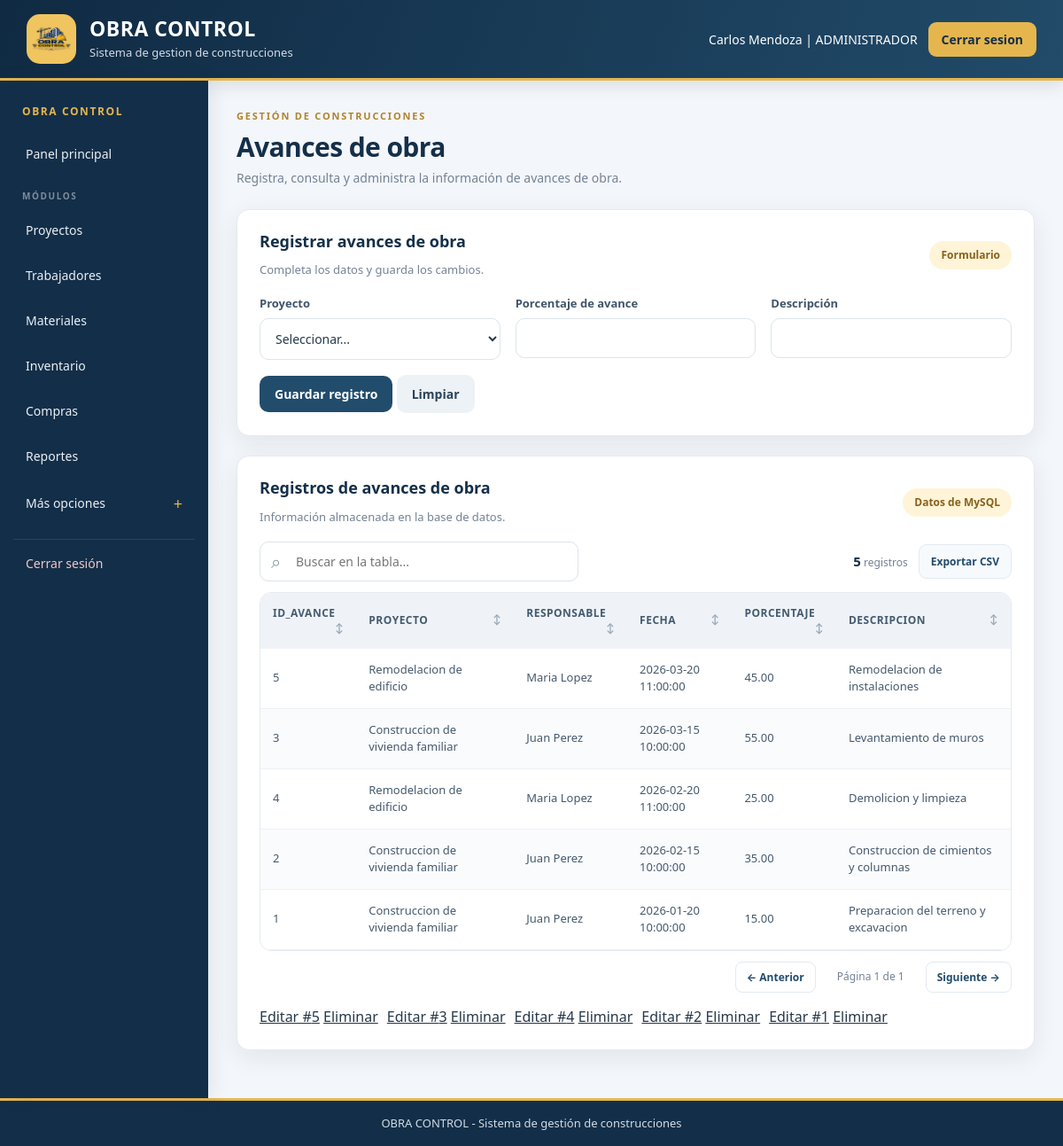
Page /administrador/avances.php (signed in) on the committed database.
### tables this page shows
CREATE TABLE avance_obra (
    id_avance INT UNSIGNED AUTO_INCREMENT PRIMARY KEY,
    id_proyecto INT UNSIGNED NOT NULL,
    id_usuario INT UNSIGNED NOT NULL,
    fecha DATETIME DEFAULT CURRENT_TIMESTAMP,
    porcentaje DECIMAL(5,2) NOT NULL,
    descripcion VARCHAR(250) NOT NULL,

    CONSTRAINT chk_avance_porcentaje
    CHECK (porcentaje >= 0 AND porcentaje <= 100),

    CONSTRAINT fk_avance_proyecto
    FOREIGN KEY (id_proyecto)
    REFERENCES proyecto(id_proyecto),

    CONSTRAINT fk_avance_usuario
    FOREIGN KEY (id_usuario)
    REFERENCES usuario(id_usuario)
);

CREATE TABLE proyecto (
    id_proyecto INT UNSIGNED AUTO_INCREMENT PRIMARY KEY,
    id_encargado INT UNSIGNED NOT NULL,
    nombre VARCHAR(120) NOT NULL,
    ubicacion VARCHAR(200) NOT NULL,
    fecha_inicio DATE NOT NULL,
    fecha_fin DATE,
    estado VARCHAR(30) NOT NULL DEFAULT 'PLANIFICADO',

    CONSTRAINT chk_proyecto_fechas
    CHECK (fecha_fin IS NULL OR fecha_fin >= fecha_inicio),

    CONSTRAINT fk_proyecto_encargado
    FOREIGN KEY (id_encargado)
    REFERENCES trabajador(id_trabajador)
);

CREATE TABLE usuario (
    id_usuario INT UNSIGNED AUTO_INCREMENT PRIMARY KEY,
    nombre VARCHAR(100) NOT NULL,
    correo VARCHAR(150) NOT NULL UNIQUE,
    password VARCHAR(255) NOT NULL,
    rol VARCHAR(30) NOT NULL,
    estado VARCHAR(20) NOT NULL DEFAULT 'ACTIVO'
);

### administrador/avances.php (the view, shortened to what this page needs)
<?php
require_once '../conexion.php';
require_once '../funciones.php';
$registro_editar = null;
$resultado = $conn->query("SELECT a.id_avance,p.nombre AS proyecto,u.nombre AS responsable,a.fecha,a.porcentaje,a.descripcion FROM avance_obra a INNER JOIN proyecto p ON a.id_proyecto=p.id_proyecto INNER JOIN usuario u ON a.id_usuario=u.id_usuario ORDER BY a.fecha DESC");
?>
<!DOCTYPE html>
<html lang="es">
<head>
    <link rel="stylesheet" href="../css/estilo.css">
</head>
<body>
    <?php include '../encabezado.php';
    include '../menu.php'; ?>
    <section class="titulo-pagina"><span class="sobre-titulo">GESTIÓN DE CONSTRUCCIONES</span>
        <h2 class="titulo-seccion">Avances de obra</h2>
        <p>Registra, consulta y administra la información de avances de obra.</p>
    </section>
    <section class="tarjeta">
        <div class="encabezado-tabla">
            <div>
                <h3 class="titulo-tarjeta">
                    <?php echo $registro_editar ? 'Editar registro' : 'Registrar avances de obra'; ?></h3>
                <p>Completa los datos y guarda los cambios.</p>
            </div><span class="etiqueta">Formulario</span>
        </div>
        <form method="POST" class="rejilla-formulario"><input type="hidden" name="id_registro"
            <div><label class="etiqueta-campo">Proyecto</label><select name="id_proyecto" required>
                    <option value="">Seleccionar...</option>
                </select></div>
            <div><label class="etiqueta-campo">Porcentaje de avance</label><input type="number" name="porcentaje"
                    value="<?php echo htmlspecialchars((string) ($registro_editar['porcentaje'] ?? '')); ?>" step="0.01"
                    min="0" required></div>
            <div><label class="etiqueta-campo">Descripción</label><input type="text" name="descripcion"
                    value="<?php echo htmlspecialchars((string) ($registro_editar['descripcion'] ?? '')); ?>" required>
            </div>
            <div class="campo-completo"><button type="submit" class="boton-principal" name="guardar">Guardar
                    registro</button> <a class="boton boton-secundario" href="avances.php">Limpiar</a></div>
        </form>
    </section>
    <section class="tarjeta">
        <div class="encabezado-tabla">
            <div>
                <h3 class="titulo-tarjeta">Registros de avances de obra</h3>
                <p>Información almacenada en la base de datos.</p>
            </div><span class="etiqueta">Datos de MySQL</span>
        </div><?php mostrar_tabla($resultado); ?>
        <div class="lista-acciones">
            <?php if ($resultado && $resultado->num_rows > 0) {
                $resultado->data_seek(0);
                while ($fila_accion = $resultado->fetch_assoc()) { ?><span><a
                            href="?editar=<?php echo (int) $fila_accion['id_avance']; ?>">Editar
                            #<?php echo (int) $fila_accion['id_avance']; ?></a> <a class="enlace-peligro"
                            href="?eliminar=<?php echo (int) $fila_accion['id_avance']; ?>"
                            onclick="return confirm('¿Eliminar este registro?')">Eliminar</a></span><?php }
            } ?></div>
    </section>
    <?php include '../menu_final.php'; ?>
</body>
</html>

### encabezado.php
<header class="encabezado">
    <div class="marca">
        <div class="logo">
            <img src="../img/logo.png" alt="Logo">
        </div>
        <div>
            <h1 class="titulo-marca">OBRA CONTROL</h1>
            <p>Sistema de gestion de construcciones</p>
        </div>
    </div>
    <div class="usuario-cabecera"><?php echo htmlspecialchars($_SESSION["nombre"]); ?> |
        <?php echo htmlspecialchars($_SESSION["rol"]); ?><a href="../cerrar_sesion.php">Cerrar sesion</a>
    </div>
</header>

### menu.php (shortened to what this page needs)
<?php
$rol = $_SESSION["rol"];
$modulos = [];
$extras = [];
if ($rol == "ADMINISTRADOR") {
    $modulos = ['proyectos.php' => 'Proyectos', 'trabajadores.php' => 'Trabajadores', 'materiales.php' => 'Materiales', 'inventario.php' => 'Inventario', 'compras.php' => 'Compras', 'reportes.php' => 'Reportes'];
    $extras = ['presupuestos.php' => 'Presupuestos', 'gastos.php' => 'Gastos', 'avances.php' => 'Avances de obra', 'proveedores.php' => 'Proveedores', 'usuarios.php' => 'Usuarios'];
} elseif ($rol == "TRABAJADOR") {
    $modulos = ['mis_proyectos.php' => 'Mis proyectos', 'mis_avances.php' => 'Mis avances', 'inventario.php' => 'Inventario de obras', 'presupuestos.php' => 'Presupuestos de obras', 'materiales.php' => 'Mis materiales', 'mi_ficha.php' => 'Mi ficha'];
} else {
    $modulos = ['mis_compras.php' => 'Mis compras', 'detalle_compras.php' => 'Detalle de compras', 'materiales.php' => 'Mis materiales', 'proyectos.php' => 'Proyectos atendidos', 'mis_datos.php' => 'Mis datos', 'actividad.php' => 'Mi actividad'];
}
?>
<div class="contenedor">
    <aside class="menu">
        <h3 class="titulo-menu-marca">OBRA CONTROL</h3>
        <a class="enlace-menu" href="inicio.php">Panel principal</a>
        <p class="titulo-menu">Módulos</p>
        <?php foreach ($modulos as $archivo => $etiqueta) { ?><a class="enlace-menu"
                href="<?php echo $archivo; ?>"><?php echo $etiqueta; ?></a>
        <?php } ?>
        <?php if (!empty($extras)) { ?>
            <details class="submenu">
                <summary>Más opciones</summary>
            </details><?php } ?>
        <a class="enlace-menu enlace-salir" href="../cerrar_sesion.php">Cerrar sesión</a>
    </aside>
    <main class="contenido">

### funciones.php (shortened to what this page needs)
<?php
function mostrar_tabla($resultado)
{
    $campos = $resultado->fetch_fields();
    $columnas = [];
    foreach ($campos as $campo) {
        $columnas[] = $campo->name;
    }
    $filas = [];
    while ($fila = $resultado->fetch_assoc()) {
        $filas[] = $fila;
    }
    echo "<div class='modulo-tabla'><div class='herramientas-tabla'>";
    echo "<div class='busqueda-tabla'><span class='icono-buscar'>⌕</span><input type='search' class='campo-busqueda-tabla' placeholder='Buscar en la tabla...' aria-label='Buscar en la tabla'></div>";
    echo "<div class='acciones-tabla'><span class='contador-filas'><strong>" . count($filas) . "</strong> registros</span><button type='button' class='boton-exportar' onclick='exportarTabla(this)'>Exportar CSV</button></div></div>";
    echo "<div class='contenedor-tabla'><table class='tabla-datos'><thead><tr>";
    foreach ($columnas as $indice => $columna) {
        echo "<th class='cabecera-ordenable' data-columna='" . $indice . "' tabindex='0'>" . htmlspecialchars($columna) . "<span class='icono-orden'>↕</span></th>";
    }
    echo "</tr></thead><tbody>";
    foreach ($filas as $fila) {
        echo "<tr>";
        foreach ($columnas as $columna) {
            echo "<td>" . htmlspecialchars((string) ($fila[$columna] ?? "")) . "</td>";
        }
        echo "</tr>";
    }
    echo "</tbody></table></div>";
    echo "<div class='paginacion-tabla'><button type='button' class='boton-pagina' data-direccion='-1'>← Anterior</button><span class='indicador-pagina'></span><button type='button' class='boton-pagina' data-direccion='1'>Siguiente →</button></div></div>";
}
?>

### menu_final.php (shortened to what this page needs)
</main>
</div>
<footer class="pie">OBRA CONTROL - Sistema de gestión de construcciones</footer>

### rows in the picture
avance_obra: id_avance "5", id_proyecto.nombre "Remodelacion de edificio", id_usuario.nombre "Maria Lopez", fecha "2026-03-20 11:00:00", porcentaje "45.00", descripcion "Remodelacion de instalaciones"
avance_obra: id_avance "3", id_proyecto.nombre "Construccion de vivienda familiar", id_usuario.nombre "Juan Perez", fecha "2026-03-15 10:00:00", porcentaje "55.00", descripcion "Levantamiento de muros"
avance_obra: id_avance "4", id_proyecto.nombre "Remodelacion de edificio", id_usuario.nombre "Maria Lopez", fecha "2026-02-20 11:00:00", porcentaje "25.00", descripcion "Demolicion y limpieza"
avance_obra: id_avance "2", id_proyecto.nombre "Construccion de vivienda familiar", id_usuario.nombre "Juan Perez", fecha "2026-02-15 10:00:00", porcentaje "35.00", descripcion "Construccion de cimientos y columnas"
avance_obra: id_avance "1", id_proyecto.nombre "Construccion de vivienda familiar", id_usuario.nombre "Juan Perez", fecha "2026-01-20 10:00:00", porcentaje "15.00", descripcion "Preparacion del terreno y excavacion"

### other values in the picture
$_SESSION["nombre"] "Carlos Mendoza"
$_SESSION["rol"] "ADMINISTRADOR"
$etiqueta "Proyectos"
$etiqueta "Trabajadores"
$etiqueta "Materiales"
$etiqueta "Inventario"
$etiqueta "Compras"
$etiqueta "Reportes"
count($filas) "5"
$columna "ID_AVANCE"
$columna "PROYECTO"
$columna "RESPONSABLE"
$columna "FECHA"
$columna "PORCENTAJE"
$columna "DESCRIPCION"
